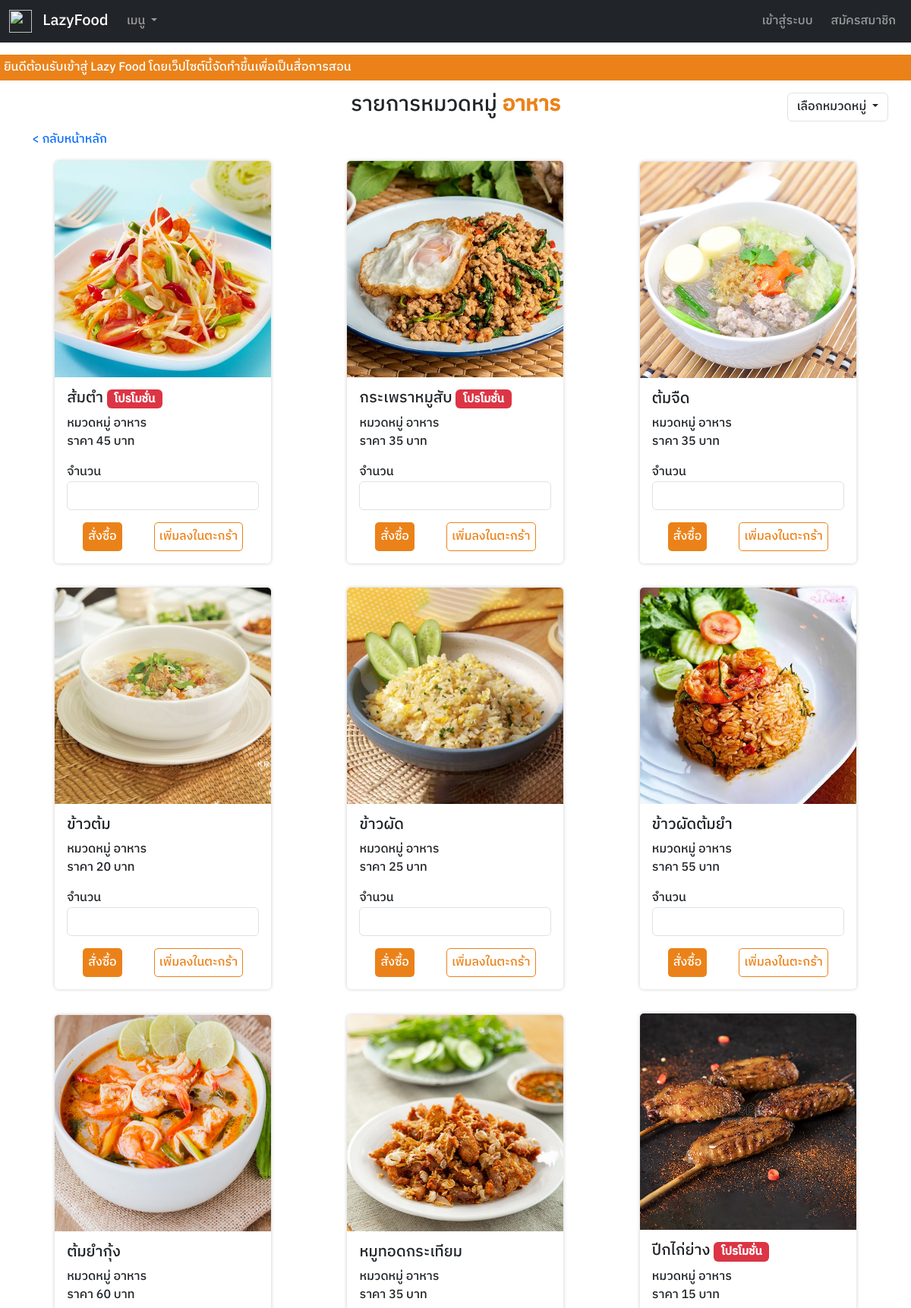
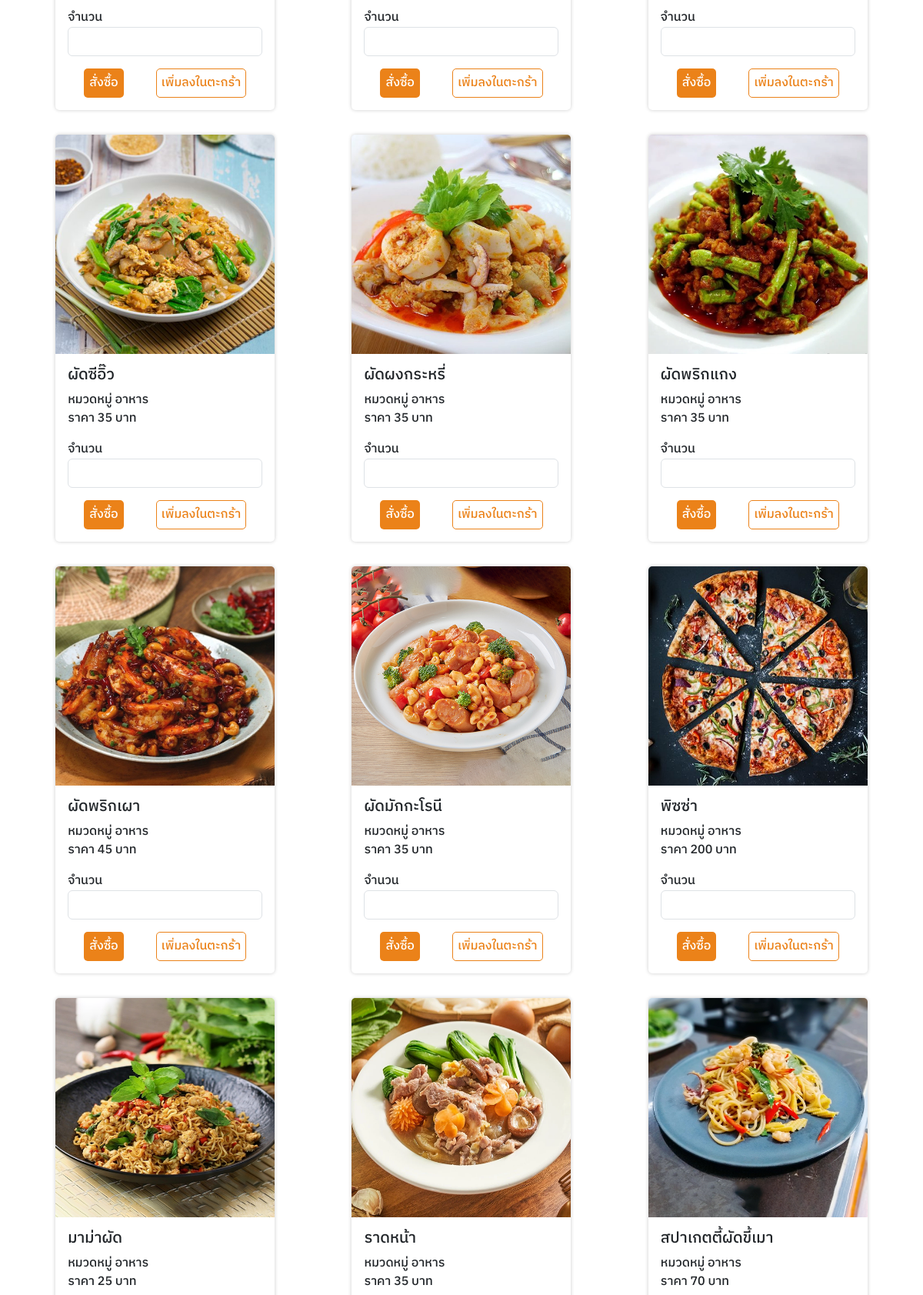
Screenshot of /menu.php?menutype=อาหาร (upper part) with the database file from the repository (2 pictures, top to bottom).
### tables this page shows
CREATE TABLE `Menu` (
  `m_id` int(11) NOT NULL,
  `m_name` varchar(255) NOT NULL,
  `m_type` varchar(255) NOT NULL,
  `m_price` int(11) NOT NULL,
  `m_image` varchar(255) NOT NULL,
  `m_promotion` tinyint(1) NOT NULL
);

### connect/server.php (called while the page is built, shortened)
<?php session_start();
    class DB_conn {
        function __construct() {
            $conn = mysqli_connect(DB_host, DB_user, DB_pass, DB_name);
            $this->dbconn = $conn;
        }
    }

### class/client_db.php (called while the page is built, shortened)
<?php
    class Client_DB extends DB_conn {
        public function readmenutype($type) {
            $sql = "SELECT * FROM Menu WHERE m_type = '$type'";
            $result = mysqli_query($this->dbconn, $sql);
            return $result;
        }
    }

### component/card.php (the view, shortened to what this page needs)
<?php require_once './connect/server.php'; ?>
<div class="card p-0 col-10 col-md-4 col-lg-3 m-auto mb-3">
    <img src="./uploads/<?php echo $row['m_image'] ?>" class="card-img-top" alt="...">
    <div class="card-body">
        <h5 class="card-title"><?php echo $row['m_name'] ?>
            <?php if ($row['m_promotion'] == 1) { ?>
                <span class="badge bg-danger">โปรโมชั่น</span>
            <?php } ?>
        </h5>
        <p class="card-text">
            หมวดหมู่ <?php echo $row['m_type'] ?> <br>
            ราคา <?php echo $row['m_price'] ?> บาท
        </p>
        <form action="./process/buy_db.php" method="post">
            <label class="form-lable" for="menuquan<?php echo $row['m_id'] ?>">จำนวน</label>
            <input type="number" class="form-control" name="menuquan" min="1" id="menuquan<?php echo $row['m_id'] ?>" autocomplete="off" required>
            <div class="d-block d-md-flex mt-3">
                <button type="submit" name="buy" class="btn btn-color m-auto">สั่งซื้อ</button>
                <button type="submit" name="addtocart" class="btn btn-outline-color m-auto">เพิ่มลงในตะกร้า</button>
            </div>
        </form>
    </div>
</div>

### menu.php (shortened to what this page needs)
<?php require_once './connect/server.php';
require_once './class/client_db.php';
    $menutype = $_GET['menutype'];
    $dbclinet = new Client_DB();
    $readmenutype = $dbclinet->readmenutype($menutype);
    $rowmenutype = mysqli_fetch_assoc($readmenutype);
?>
<!DOCTYPE html>
<html lang="en">
<head>
    <link rel="stylesheet" href="./framework/css/bootstrap.min.css">
    <link rel="stylesheet" href="https://cdnjs.cloudflare.com/ajax/libs/font-awesome/6.2.1/css/all.min.css">
    <link rel="stylesheet" href="./dist/css/main.css">
</head>
<body>
    <?php include_once './component/navbar.php' ?>
    <div class="mt-5">
        <marquee behavior="" direction="" class="marq">
            ยินดีต้อนรับเข้าสู่ Lazy Food โดยเว็ปไซต์นี้จัดทำขึ้นเพื่อเป็นสื่อการสอน
        </marquee>
    </div>
    <div class="container mt-3 position-relative">
        <h3 class="text-center mb-3">รายการหมวดหมู่ <b class="color"><?php echo $rowmenutype['m_type'] ?></b></h3>
        <a href="./index.php">< กลับหน้าหลัก</a>
        <div class="btn-group position-absolute top-0 end-0 d-none d-md-block">
            <button type="button" class="form-control dropdown-toggle" data-bs-toggle="dropdown" aria-expanded="false">
                เลือกหมวดหมู่
            </button>
        </div>
        <div class="row gap-3 mt-3">
            <?php $readmenutype = $dbclinet->readmenutype($menutype);
                while ($row = mysqli_fetch_assoc($readmenutype)) { ?>
                <?php include './component/card.php' ?>
            <?php } ?>
        </div>
    </div>
</body>
</html>

### menu.php (style rules this page uses)
body { display: flex; flex-direction: column; min-height: 100vh; }

### rows the page displays
menu: m_type "อาหาร", m_image (picture), m_name "ส้มตำ", m_promotion "โปรโมชั่น", m_price "45"
menu: m_image (picture), m_name "กระเพราหมูสับ", m_promotion "โปรโมชั่น", m_type "อาหาร", m_price "35"
menu: m_image (picture), m_name "ต้มจืด", m_type "อาหาร", m_price "35"
menu: m_image (picture), m_name "ข้าวต้ม", m_type "อาหาร", m_price "20"
menu: m_image (picture), m_name "ข้าวผัด", m_type "อาหาร", m_price "25"
menu: m_image (picture), m_name "ข้าวผัดต้มยำ", m_type "อาหาร", m_price "55"
menu: m_image (picture), m_name "ต้มยำกุ้ง", m_type "อาหาร", m_price "60"
menu: m_image (picture), m_name "หมูทอดกระเทียม", m_type "อาหาร", m_price "35"
menu: m_image (picture), m_name "ปีกไก่ย่าง", m_promotion "โปรโมชั่น", m_type "อาหาร", m_price "15"
menu: m_image (picture), m_name "ผัดซีอิ๊ว", m_type "อาหาร", m_price "35"
menu: m_image (picture), m_name "ผัดผงกระหรี่", m_type "อาหาร", m_price "35"
menu: m_image (picture), m_name "ผัดพริกแกง", m_type "อาหาร", m_price "35"
menu: m_image (picture), m_name "ผัดพริกเผา", m_type "อาหาร", m_price "45"
menu: m_image (picture), m_name "ผัดมักกะโรนี", m_type "อาหาร", m_price "35"
menu: m_image (picture), m_name "พิซซ่า", m_type "อาหาร", m_price "200"
menu: m_image (picture), m_name "มาม่าผัด", m_type "อาหาร", m_price "25"
menu: m_image (picture), m_name "ราดหน้า", m_type "อาหาร", m_price "35"
menu: m_image (picture), m_name "สปาเกตตี้ผัดขี้เมา", m_type "อาหาร", m_price "70"
